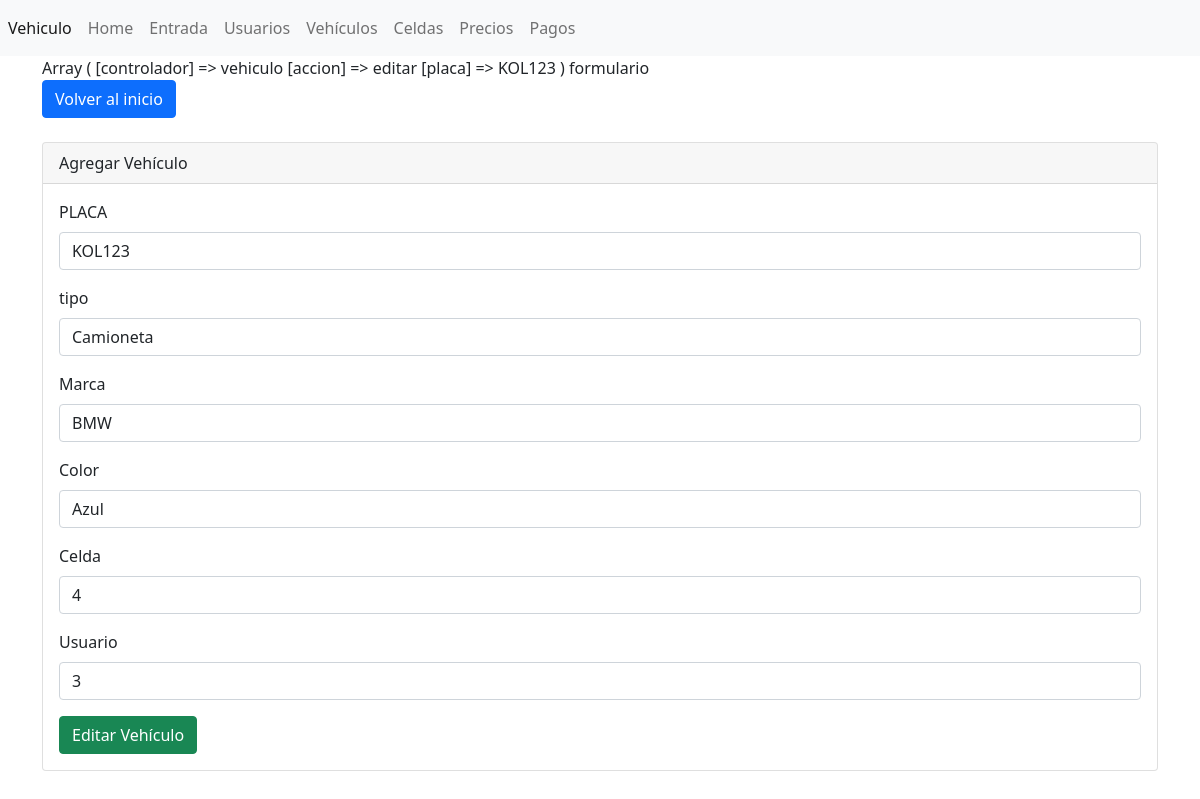
Screenshot of /parqueadero/parqueadero/index.php?controlador=vehiculo&accion=editar&placa=KOL123 with the database file from the repository.
### tables this page shows
CREATE TABLE `vehiculo` (
  `placa` varchar(6) NOT NULL,
  `tipo` varchar(15) NOT NULL,
  `marca` varchar(15) NOT NULL,
  `color` varchar(12) NOT NULL,
  `id_celda` int(11) NOT NULL,
  `id_usuarios` int(11) NOT NULL
);

### parqueadero/parqueadero/Controllers/VehiculoController.php (called while the page is built, shortened)
<?php
include_once("Models/vehiculo.php");
    class VehiculoController{
        public function editar(){
            print_r($_GET);
            $placa=$_GET['placa'];
            $vehiculo=(Vehiculo::buscar($placa));
            include_once("Views/vehiculo/editar.php");
        }
    }
?>

### parqueadero/parqueadero/index.php (called while the page is built, shortened)
<?php
    require("Views/plantilla.php");
?>

### parqueadero/parqueadero/Models/vehiculo.php (called while the page is built, shortened)
<?php
class Vehiculo{
    public function __construct($placa,$tipo,$marca,$color,$celda,$usuarios){
        $this->placa=$placa;
        $this->tipo=$tipo;
        $this->marca=$marca;
        $this->color=$color;
        $this->celda=$celda;
        $this->usuarios=$usuarios;
    }
    public static function buscar($placa){
        $conexionDB=DB::crearInstancia();
        $sql= $conexionDB->prepare("SELECT * FROM vehiculo WHERE placa=?");
        $sql->execute(array($placa));
        $vehiculo=$sql->fetch();
        return new Vehiculo($vehiculo['placa'],$vehiculo['tipo'],$vehiculo['marca'],$vehiculo['color'],$vehiculo['id_celda'],$vehiculo['id_usuarios']);
    }
}
?>

### parqueadero/parqueadero/Views/Vehiculo/editar.php (the view)
formulario
<br>
<a name="" id="" class="btn btn-primary" href="?controlador=vehiculo&accion=inicio">Volver al inicio</a>
<br><br>
<div class="card">
    <div class="card-header">
        Agregar Vehículo
    </div>
    <div class="card-body">
        <form action="" method="post">
        <div class="mb-3">
            <label for="placa" class="form-label">PLACA</label>
            <input type="text"
            class="form-control" value="<?php echo $vehiculo->placa; ?>" name="placa" id="placa" aria-describedby="helpId" placeholder="Placa">
            </div>
        <div class="mb-3">
            <label for="tipo" class="form-label">tipo</label>
            <input type="text" class="form-control" value="<?php echo $vehiculo->tipo; ?>" name="tipo" aria-describedby="helpId" placeholder="Tipo">
            </div>
        <div class="mb-3">
                <label for="marca" class="form-label">Marca</label>
                <input type="text" class="form-control" value="<?php echo $vehiculo->marca; ?>" name="marca" aria-describedby="helpId" placeholder="Marca" >
            </div>
        <div class="mb-3">
                <label for="color" class="form-label">Color</label>
                <input type="text" class="form-control" value="<?php echo $vehiculo->color; ?>" name="color" aria-describedby="helpId" placeholder="color">
            </div>
        <div class="mb-3">
                <label for="celda" class="form-label">Celda</label>
                <input type="text" class="form-control" value="<?php echo $vehiculo->celda; ?>" name="celda" aria-describedby="helpId" placeholder="celda">
            </div>
        <div class="mb-3">
                <label for="id_usuarios" class="form-label">Usuario</label>
                <input type="text" class="form-control" value="<?php echo $vehiculo->usuarios; ?>" name="id_usuarios" aria-describedby="helpId" placeholder="usuario">
            </div>
            <input name="" id="" class="btn btn-success" type="submit" value="Editar Vehículo">
        </form>
    </div>
</div>

### rows the page displays
vehiculo: placa "KOL123", tipo "Camioneta", marca "BMW", color "Azul", celda "4", id_usuarios "3"
